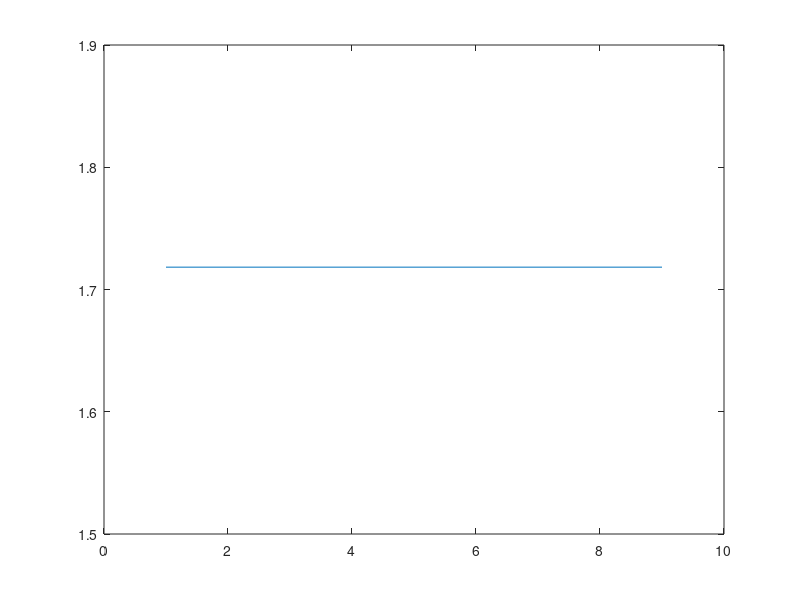

Write the MATLAB code that produced this figure. (Note: this script raises an error after producing the figure.)
clc; clear; close all


%% constants 

kB = 1.3806504e-23;                 % #m2 kg s-2 K-1;J K-1; 8.62e-5 #eV K-1,
Ry = 2.179872e-18;                  % #J: Rydberg energy in J 
m_NO=30.006/1000/6.02214076e23;    % kg

kBm=kB/m_NO*1e12/1e18; %k_b / m_NO #um2 ns-2 K-1

kBm=0.0002770924685030197; %k_b / m_NO #um2 ns-2 K-1

sigma_z=0.7*1000;  % Gaussian width convert from mm to um.

T_e=5; T_i=0;   % K

tau=(1/kBm*sigma_z^2/(T_e+T_i))^0.5;  % ns

t=0

gamma=t/(tau^2+t^2);

%% define shells 
sigma_env=5;
N=10
r_z=linspace(sigma_env*sigma_z/N,sigma_env*sigma_z,N); %first define even posistions, not shells
s_z=exp([1:N]); % such that each shell experineces same amount of time of expansion: u(r,t)=gamma(t)* r 

s_z=s_z*sigma_env*sigma_z/max(s_z);% rescale shells such that they spread the whole sigma environment
d_s=diff(s_z);
plot(d_s./s_z(1:end-1)) % check the spacing of shell satisfies u(r,t)=gamma(t)* r; In another word, ds/s is a constant at time t

figure()
%plot(r_z,s_z)
%% defines quantities of NO^+, NO^* and NO^** in seperate shells

n0=80;
d_p=0.01;  % peak initial density at center 

den0=d_p.*exp(-(s_z.^2)./(2.*sigma_z^2)); %Gaussian distribution of density; devided into N shells

firstn=1;
numlev=100;                         % this is the number of n levels initially considered
deac=0;                             % start with all Rydberg states
nl=(firstn:firstn+numlev-1)';       % array of accessible n levels, from 1 to 100

ns=length(nl);                      %number of n-states

NL=zeros(ns,N);                     %matrix of shells per n level
N0=n0*ones(1,N);
[PF,eDen,rDen]=penningfraction(N0,den0);

 f=@(x)5.95*x.^5;                % This is the penning fraction distribution
 np=firstn:fix(n0/sqrt(2));      % Array of n states allowed after Penn ion
 nDen=nl*0;                      % This is the distribution of penning fraction of penning partner (Rydberg molecules) 
 ind=1:length(np); 
 nDen(ind)=f(np/n0)/sum(f(np/n0));% dividing by the sum normalizes the function
 NDEN=nDen*eDen;                  % eDen is equal to the number of the remaining penning partner
 NDEN(nl==n0,:)=rDen;             % set n0 to rden which is the remaining Rydberg molecules in state n0

 
 






